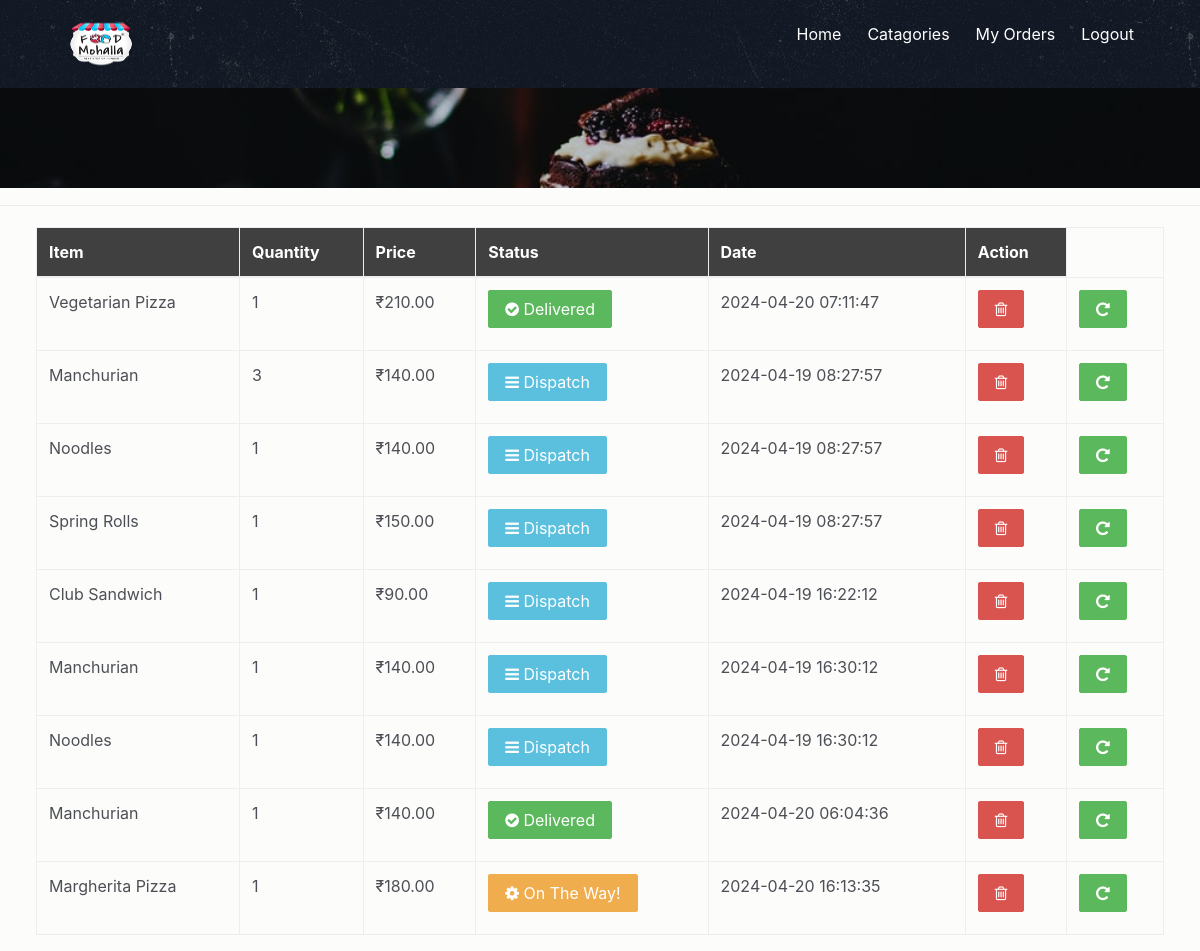
Page /your_orders.php (signed in) on the committed database.
### tables this page shows
CREATE TABLE `users_orders` (
  `o_id` int(11) NOT NULL,
  `u_id` int(11) NOT NULL,
  `title` varchar(222) NOT NULL,
  `quantity` int(11) NOT NULL,
  `price` decimal(10,2) NOT NULL,
  `status` varchar(222) DEFAULT NULL,
  `date` timestamp NOT NULL DEFAULT current_timestamp() ON UPDATE current_timestamp()
);

### your_orders.php (the view, shortened to what this page needs)
<!DOCTYPE html>
<html lang="en">
<?php
include ("connection/connect.php");
if (empty($_SESSION['user_id'])) {
    header('location:login.php');
} else {
    ?>
    <head>
        <link href="css/bootstrap.min.css" rel="stylesheet">
        <link href="css/font-awesome.min.css" rel="stylesheet">
        <link href="css/animsition.min.css" rel="stylesheet">
        <link href="css/animate.css" rel="stylesheet">
        <link href="css/style.css" rel="stylesheet">
    </head>
    <body>
        <header id="header" class="header-scroll top-header headrom">
            <nav class="navbar navbar-dark">
                <div class="container">
                    <a class="navbar-brand" href="index.php"> <img class="img-rounded" src="images/food-mohalla.png" alt=""
                            width="70px" height="50px"> </a>
                    <div class="collapse navbar-toggleable-md  float-lg-right" id="mainNavbarCollapse">
                        <ul class="nav navbar-nav">
                            <li class="nav-item"> <a class="nav-link active" href="index.php">Home </a> </li>
                            <li class="nav-item"> <a class="nav-link active" href="restaurants.php">Catagories </a> </li>
                            <?php
                            if (empty($_SESSION["user_id"])) {
                                echo '<li class="nav-item"><a href="login.php" class="nav-link active">Login</a> </li>
							  <li class="nav-item"><a href="registration.php" class="nav-link active">Register</a> </li>';
                            } else {
                                echo '<li class="nav-item"><a href="your_orders.php" class="nav-link active">My Orders</a> </li>';
                                echo '<li class="nav-item"><a href="logout.php" class="nav-link active">Logout</a> </li>';
                            }
                            ?>
                        </ul>
                    </div>
                </div>
            </nav>
        </header>
        <div class="page-wrapper">
            <div class="inner-page-hero bg-image" data-image-src="images/img/pimg.jpg">
            </div>
            <div class="result-show">
            </div>
            <section class="restaurants-page">
                <div class="container">
                    <div class="row">
                        <div class="col-xs-12">
                        </div>
                        <div class="col-xs-12">
                            <div class="bg-gray">
                                <div class="row">
                                    <table class="table table-bordered table-hover">
                                        <thead style="background: #404040; color:white;">
                                            <tr>
                                                <th>Item</th>
                                                <th>Quantity</th>
                                                <th>Price</th>
                                                <th>Status</th>
                                                <th>Date</th>
                                                <th>Action</th>
                                            </tr>
                                        </thead>
                                        <tbody>
                                            <?php
                                            $query_res = mysqli_query($db, "select * from users_orders where u_id='" . $_SESSION['user_id'] . "'");
                                            if (!mysqli_num_rows($query_res) > 0) {
                                                echo '<td colspan="6"><center>You have No orders Placed yet. </center></td>';
                                            } else {
                                                while ($row = mysqli_fetch_array($query_res)) {
                                                    ?>
                                                    <tr>
                                                        <td data-column="Item"> <?php echo $row['title']; ?></td>
                                                        <td data-column="Quantity"> <?php echo $row['quantity']; ?></td>
                                                        <td data-column="price">₹<?php echo $row['price']; ?></td>
                                                        <td data-column="status">
                                                            <?php
                                                            $status = $row['status'];
                                                            if ($status == "" or $status == "NULL") {
                                                                ?>
                                                                <button type="button" class="btn btn-info"><span class="fa fa-bars"
                                                                        aria-hidden="true"></span> Dispatch</button>
                                                            <?php
                                                            }
                                                            if ($status == "in process") { ?>
                                                                <button type="button" class="btn btn-warning"><span
                                                                        class="fa fa-cog fa-spin" aria-hidden="true"></span> On The
                                                                    Way!</button>
                                                                <?php
                                                            }
                                                            if ($status == "closed") {
                                                                ?>
                                                                <button type="button" class="btn btn-success"><span
                                                                        class="fa fa-check-circle" aria-hidden="true"></span>
                                                                    Delivered</button>
                                                            <?php
                                                            }
                                                            ?>
                                                        </td>
                                                        <td data-column="Date"> <?php echo $row['date']; ?></td>
                                                        <td data-column="Action"> <a
                                                                href="delete_orders.php?order_del=<?php echo $row['o_id']; ?>"
                                                                onclick="return confirm('Are you sure you want to cancel your order?');"
                                                                class="btn btn-danger btn-flat btn-addon btn-xs m-b-10"><i
                                                                    class="fa fa-trash-o" style="font-size:16px"></i></a>
                                                        </td>
                                                        <td data-column="Action">
                                                        <a href="#?order_id=<?php echo $row['o_id']; ?>&action=reorder" class="btn btn-success btn-flat btn-addon btn-xs m-b-10"><i class="fa fa-repeat" style="font-size:16px"></i></a>
                                                        </td>
                                                    </tr>
                                                <?php }
                                            } ?>
                                        </tbody>
                                    </table>
                                </div>
                            </div>
                        </div>
                    </div>
                </div>
        </div>
    </body>
    </html>
    <?php
}
?>

### css/style.css (style rules this page uses)
body { background: rgba(252, 251, 249, 0.68); font-size: 16px; color: #4d4f56; font-weight: 400; overflow-x: hidden; }
a { color: #5c4ac7; }
ul { list-style-type: none; padding: 0; }
.container { max-width: 1270px; width: 94%; }
.page-wrapper { padding-top: 68px; }
.form-control-lg, .dropdown-menu, .btn, .btn-group-lg > .btn, .btn-lg, .img-rounded { border-radius: 2px; }
.btn { transition: all 0.4s; }
.m-b-10 { margin-bottom: 10px; }
#header { position: fixed; width: 100%; border: 0; z-index: 99; }
.navbar { background-image: url("../images/menu-bg.jpg"); padding: 0.95rem 1rem; border-radius: 0; }
.navbar-nav .nav-item { padding-left: 10px; }
.inner-page-hero { padding-top: 5%; padding-bottom: 5%; }
.result-show { padding: 7px 0 10px; border-bottom: 1px solid #eaebeb; color: #333366; margin-bottom: 20px; }

### rows in the picture
users_orders: title "Vegetarian Pizza", quantity "1", price "210.00", status "closed" (drawn), date "2024-04-20 07:11:47"
users_orders: title "Manchurian", quantity "3", price "140.00", shows "Dispatch", date "2024-04-19 08:27:57"
users_orders: title "Noodles", quantity "1", price "140.00", shows "Dispatch", date "2024-04-19 08:27:57"
users_orders: title "Spring Rolls", quantity "1", price "150.00", shows "Dispatch", date "2024-04-19 08:27:57"
users_orders: title "Club Sandwich", quantity "1", price "90.00", shows "Dispatch", date "2024-04-19 16:22:12"
users_orders: title "Manchurian", quantity "1", price "140.00", shows "Dispatch", date "2024-04-19 16:30:12"
users_orders: title "Noodles", quantity "1", price "140.00", shows "Dispatch", date "2024-04-19 16:30:12"
users_orders: title "Manchurian", quantity "1", price "140.00", status "closed" (drawn), date "2024-04-20 06:04:36"
users_orders: title "Margherita Pizza", quantity "1", price "180.00", status "in process" (drawn), date "2024-04-20 16:13:35"
